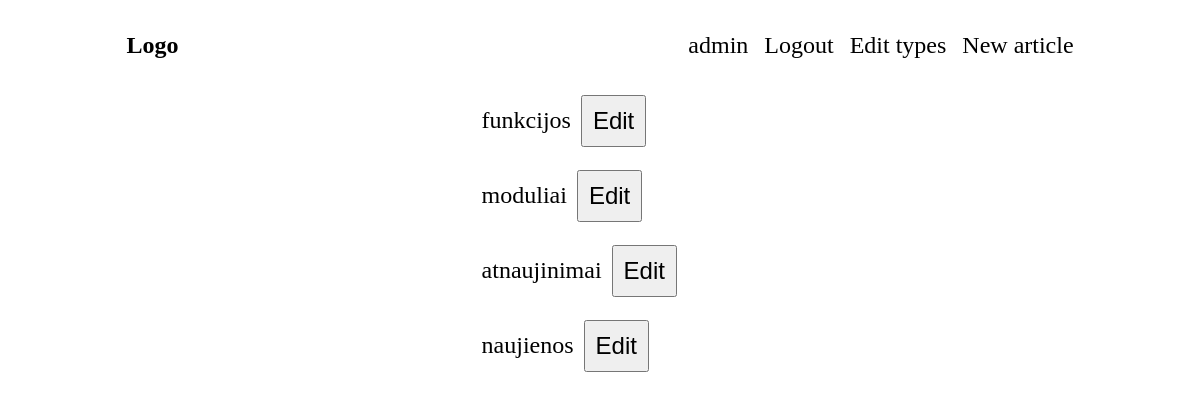
Screenshot of /admin/types.php (signed in) with the database file from the repository.
### tables this page shows
CREATE TABLE `news_type` (
  `id` int(11) NOT NULL,
  `text` varchar(100) NOT NULL
);

### services/Queries.php (called while the page is built, shortened)
<?php
class Queries extends Connection
{
    private function bindParamsBySettings($generatedQuery, $bindParamArr = [])
    {
        if (count($bindParamArr) > 0) {
            $generatedQuery->execute($bindParamArr);
        } else {
            $generatedQuery->execute();
        }
    }
    public function loadData($query, $bindParamArr = [])
    {
        $con = $this->connect();
        $generatedQuery = $con->prepare($query);
        $this->bindParamsBySettings($generatedQuery, $bindParamArr);
        return $generatedQuery->fetchAll();
    }
}

### admin/types.php (the view, shortened to what this page needs)
<?php
if (isset($_SESSION["loged_in"]) && $_SESSION["loged_in"] === "admin") {
    require $_SERVER["DOCUMENT_ROOT"] . "/news_task/services/Queries.php";
    $queryObject = new Queries;
    $typesName = $queryObject->loadData("SELECT * FROM news_type");
}
?>
<!DOCTYPE html>
<html lang="en">
<head>
    <link rel="stylesheet" href="/news_task/styles/style.css">
</head>
<body>
    <?php
    require $_SERVER["DOCUMENT_ROOT"] . "/news_task/header.php";
    ?>
    <?php if (isset($_SESSION["loged_in"]) && $_SESSION["loged_in"] === "admin") : ?>
        <div class="types__content">
            <?php foreach ($typesName as $arrItem) : ?>
                <div class="types__content_item">
                    <p>
                        <?php print $arrItem["text"]; ?>
                    </p>
                    <form method="POST" action="/news_task/admin/edit_news_type.php">
                        <button name="edit_type" value="<?php print $arrItem["id"]; ?>">Edit</button>
                    </form>
                </div>
            <?php endforeach; ?>
        </div>
    <?php
    else :
    ?><h2>Not loged in as admin</h2>
    <?php
    endif;
    ?>
</body>
</html>

### header.php (shortened to what this page needs)
<header>
    <h3><a href="/news_task">Logo</a></h3>
    <nav>
        <?php if (isset($_SESSION['loged_in'])) : ?>
            <div>
                <?php if ($_SESSION['loged_in'] === 'admin') : ?>
                    <a href="/news_task/admin/admin.php">
                        <?php print $_SESSION['loged_in']; ?>
                    </a>
                    <a href="/news_task/logout.php">Logout</a>
                    <a href="/news_task/admin/types.php">Edit types</a>
                    <a href="/news_task/admin/new_article.php">New article</a>
                <?php endif ?>
            </div>
        <?php else : ?>
            <a href="/news_task/login.php">Login</a>
            <a href="/news_task/register.php">Register</a>
        <?php endif; ?>
    </nav>
</header>

### styles/style.css (style rules this page uses)
* { box-sizing: border-box; font-size: 24px; }
body { min-height: 100vh; max-height: 100vh; overflow: hidden; }
a { text-decoration: none; color: #000; }
header { display: flex; justify-content: space-between; width: 80%; margin: 0 auto; align-items: center; }
nav a { text-decoration: none; margin-right: 10px; color: #000; }
nav a:last-child { margin-right: 0; }
input, select, button { padding: 10px; }
.types__content_item { width: 20%; margin: 0 auto; display: flex; align-items: center; }
.types__content_item p { margin-right: 10px; }

### rows the page displays
news_type: text "funkcijos", $arrItem["id"] 1 (drawn)
news_type: text "moduliai", $arrItem["id"] 2 (drawn)
news_type: text "atnaujinimai", $arrItem["id"] 3 (drawn)
news_type: text "naujienos", $arrItem["id"] 4 (drawn)

### other values shown
$_SESSION['loged_in'] "admin"
